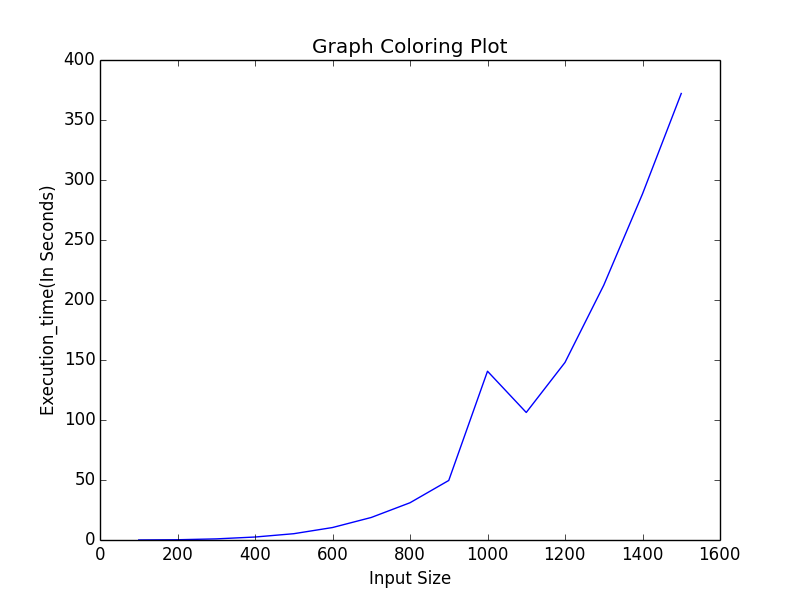

The script that saved this image:
import matplotlib.pyplot as plt

def plot_graph(data_file,title):
    plt.xscale('linear')
    x_values=[]
    y_values=[]
    with open(data_file,'r') as fileRead:
        for line in fileRead:
            x_values.append(int(line.split(',')[0]))
            y_values.append((float(line.split(',')[2])))
    plt.plot(x_values,y_values)
    plt.title('Graph Coloring Plot')
    plt.xlabel('Input Size')
    plt.ylabel('Execution_time(In Seconds)')
    plt.savefig(title+'.png')
    plt.close()

if __name__ == '__main__':
    plot_graph('complete_graph.csv','Complete')
    plot_graph('tree_graph.csv','Tree')

